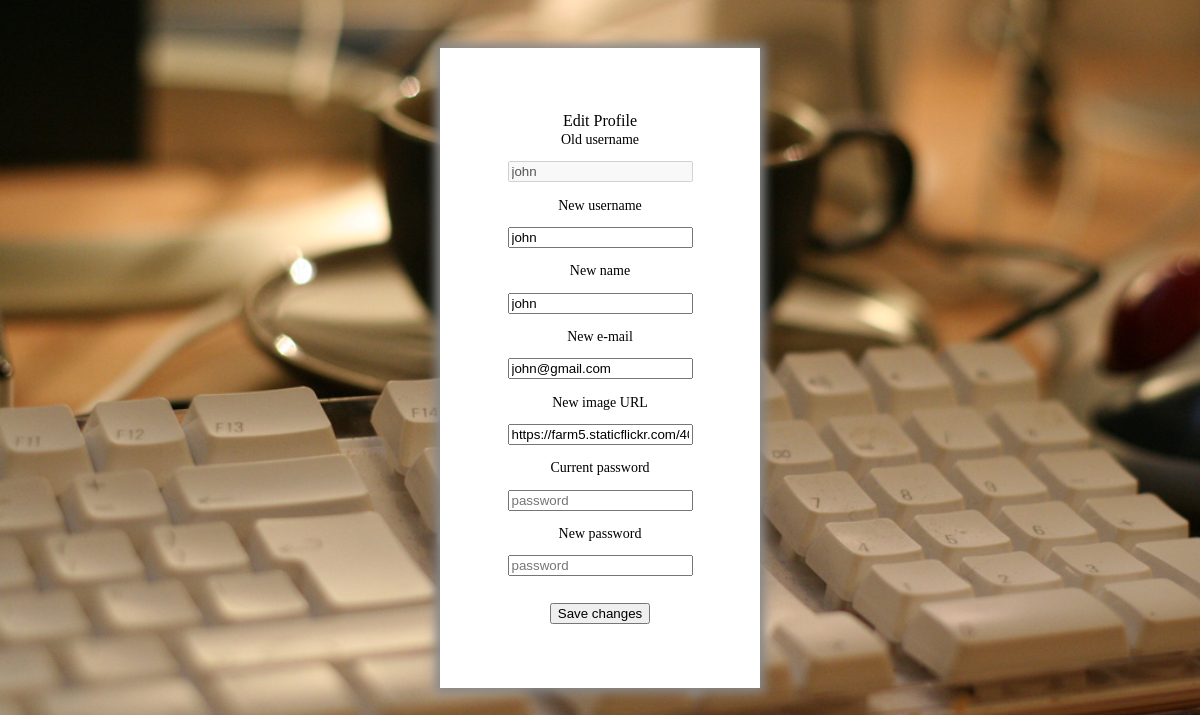
The app's page /edit_profile.php (signed in), older data.
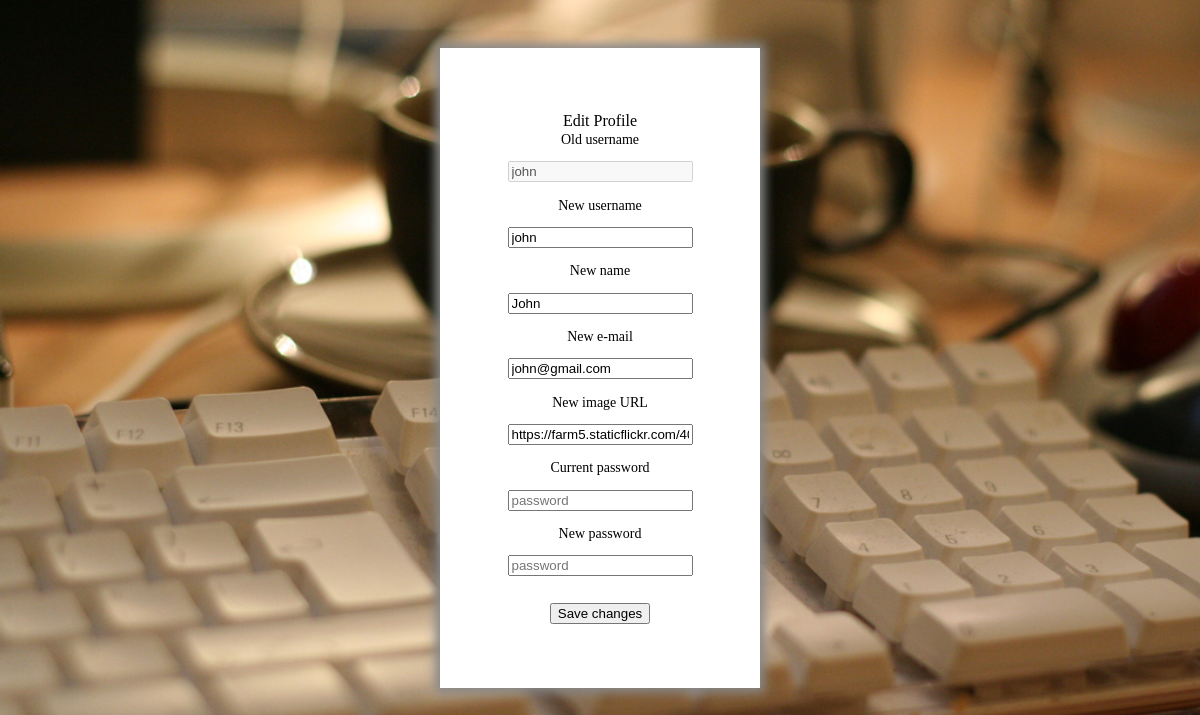
The same page, newer data.
### tables this page shows
CREATE TABLE users (
	usr_id INTEGER PRIMARY KEY AUTOINCREMENT,
	usr_username VARCHAR UNIQUE,
	usr_name VARCHAR NOT NULL,
	usr_email VARCHAR NOT NULL,
	usr_image VARCHAR NOT NULL,
	usr_password VARCHAR NOT NULL
);

### edit_profile.php (called while the page is built, shortened)
<?php
	include_once('includes/init.php');
	include_once('database/info.php');
	$old_username = $_SESSION['username'];
	$new_username = $_SESSION['username'];
	$name = getName($_SESSION['username'])['usr_name'];
	$email = getEMail($_SESSION['username'])['usr_email'];
	$image = getImage($_SESSION['username'])['usr_image'];
	include_once('templates/user/edit_form.php');
?>

### database/info.php (called while the page is built, shortened)
<?php
	function getName($username){
		global $dbh;
		$stmt = $dbh->prepare("SELECT usr_name FROM users
								WHERE usr_username = ?;");
		$stmt->execute(array($username));
		return $stmt->fetch();
	}
	function getEMail($username){
		global $dbh;
		$stmt = $dbh->prepare("SELECT usr_email FROM users
								WHERE usr_username = ?;");
		$stmt->execute(array($username));
		return $stmt->fetch();
	}
	function getImage($username){
		global $dbh;
		$stmt = $dbh->prepare("SELECT usr_image FROM users
								WHERE usr_username = ?;");
		$stmt->execute(array($username));
		return $stmt->fetch();
	}
?>

### templates/user/edit_form.php (the view, shortened to what this page needs)
<!DOCTYPE html>
<html>
<head>
	<link rel="stylesheet" type="text/css" href="css/register_form.css">
</head>
<body>
	<div id="edit">
		<form action="edit.php" method="post">
			<legend>Edit Profile</legend>
			<label>Old username
				<input type="text" placeholder="username" name="old_username" value=<?= $old_username ?> required disabled>
			</label>
			<label>New username
				<input type="text" placeholder="username" name="new_username" value=<?= $new_username ?> pattern=".{3,}" title="Must have at least 3 characters" required>
			</label>
			<label>New name
				<input type="text" placeholder="name" name="name" value="<?= $name?>" pattern="[A-Z][a-z]*([\s][A-Z][a-z]*)*" title="Can have more than 1 name, all starting with 1 uppercase letter" required>
			</label>
			<label>New e-mail
				<input type="text" placeholder="e-mail" name="email" value=<?= $email?> pattern="[^@]*@[^@]*[\.].*" title="example@example.example" required>
			</label>
			<label>New image URL
				<input type="text" placeholder="image URL" name="image" value=<?= $image?> required>
			</label>
			<label>Current password
				<input type="password" placeholder="password" name="old_password" required>
			</label>
			<label>New password
				<input type="password" placeholder="password" name="new_password"  pattern="(?=.*[-_?!@#+*$%&/()=])(?=.*\d)(?=.*[a-z])(?=.*[A-Z]).{8,32}" title="Must have 8 to 32 characters, including 1 lowercase and 1 uppercase, 1 number and 1 of the following -_?!@#+*$%&/()=" required>
			</label>
			<input type="submit" value="Save changes">
		</form>
	</div>
</body>
</html>

### css/register_form.css (style rules this page uses)
body { background-image: url("../images/intro.png"); background-size: cover; background-position: center; margin: 0; }
#edit { background-color: white; width: 20em; margin: 3em auto; padding: 1em 0; box-shadow: 0px 0px 10px 5px #888888; background-color: white; }
#edit { width: 20em; margin: 3em auto; padding: 1em 0; box-shadow: 0px 0px 10px 5px #888888; background-color: white; }
form { margin: 3em 1em; text-align: center; }
form label { font-size: 14px; }
form input { margin: 1em auto; display: block; }
input[type="submit"] { margin: 2em auto; }

Row changes from the older to the newer data that the page shows:
changed users "john@gmail.com": name "john" → "John"
